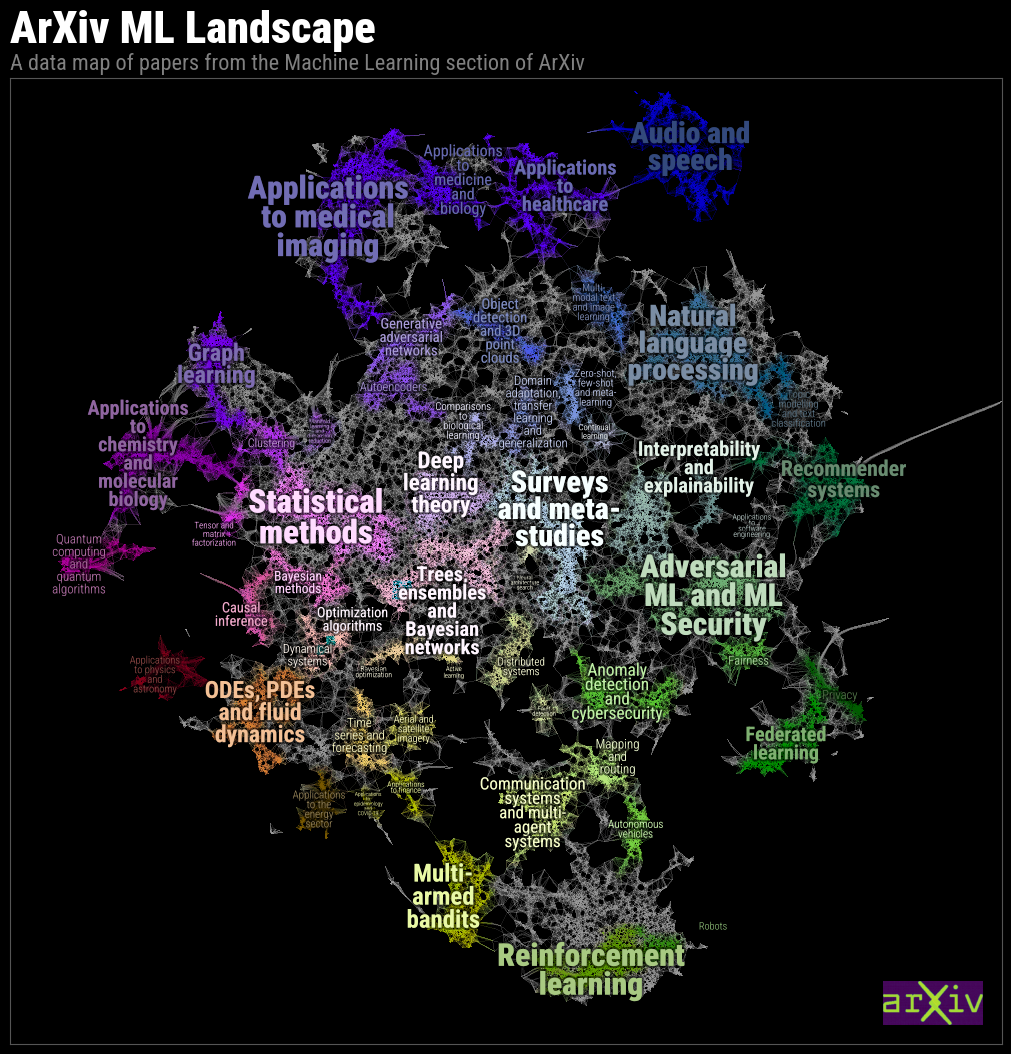

Reproduce this figure in Python.
"""
ArXiv ML Word Cloud Style
-------------------------

Demonstrating the word cloud style using the ArXiv ML dataset.
"""

import datamapplot
import numpy as np
import requests
import PIL
import matplotlib.pyplot as plt
import colorcet

plt.rcParams["savefig.bbox"] = "tight"

arxivml_data_map = np.load("arxiv_ml_data_map.npy")
arxivml_labels = np.load("arxiv_ml_cluster_labels.npy", allow_pickle=True)

arxiv_logo_response = requests.get(
    "https://upload.wikimedia.org/wikipedia/commons/thumb/b/bc/ArXiv_logo_2022.svg/320px-ArXiv_logo_2022.svg.png",
    stream=True,
    headers={"User-Agent": "My User Agent 1.0"},
)
arxiv_logo = np.asarray(PIL.Image.open(arxiv_logo_response.raw))

fig, ax = datamapplot.create_plot(
    arxivml_data_map,
    arxivml_labels,
    title="ArXiv ML Landscape",
    sub_title="A data map of papers from the Machine Learning section of ArXiv",
    label_wrap_width=10,
    label_over_points=True,
    dynamic_label_size=True,
    max_font_size=36,
    min_font_size=4,
    min_font_weight=100,
    max_font_weight=1000,
    font_family="Roboto Condensed",
    cmap=colorcet.cm.CET_C2,
    logo=arxiv_logo,
    edge_bundle=True,
    add_glow=False,
    edge_bundle_keywords={"n_neighbors": 15, "color_map_nn": 15},
    darkmode=True,
    logo_width=0.1,
)
fig.savefig("plot_arxiv_ml_edge_bundle.png", bbox_inches="tight")
plt.show()
